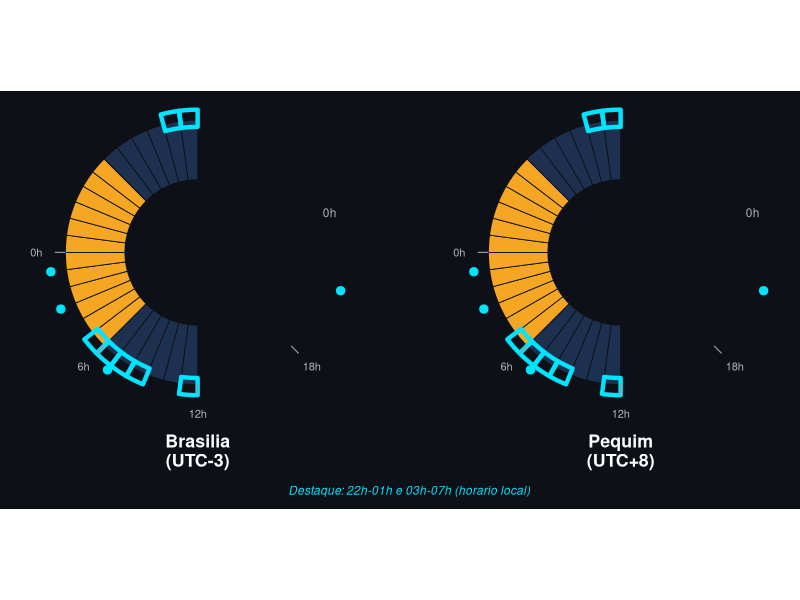

Write the R code that produced this figure.
# semicirculos.R
# Entrada: nenhuma (dados gerados internamente)
# Saida: post linkedin/semicirculos.png
# Dois semicirculos de 180° lado a lado representando as 24h em Brasilia e Pequim,
# com gradiente dia/noite e arcos de destaque nos horarios de interesse.

library(ggplot2)
library(ggforce)
library(dplyr)

# ---------------------------------------------------------------------------
# 1. Construir dados: 24 segmentos de 1 hora × 2 cidades
# ---------------------------------------------------------------------------

horas   <- 0:23
cidades <- c("Brasilia (UTC-3)", "Pequim (UTC+8)")

df <- expand.grid(hora = horas, cidade = cidades, stringsAsFactors = FALSE) %>%
  as_tibble() %>%
  mutate(
    # Cada hora ocupa π/24 radianos do arco de 180° (π rad)
    start_angle = pi + hora * pi / 24,
    end_angle   = pi + (hora + 1) * pi / 24,

    # Periodo do dia
    periodo = case_when(
      hora >= 0  & hora < 6  ~ "noite_madrugada",
      hora >= 6  & hora < 18 ~ "dia",
      hora >= 18              ~ "noite_tarde"
    ),

    # Destaque: 22h-01h e 03h-07h (horario local em ambas as cidades)
    destaque = (hora >= 22 | hora == 0) | (hora >= 3 & hora <= 6),

    # Posicao x de cada semicirculo (lado a lado)
    x_pos = ifelse(grepl("Brasilia", cidade), 0, 3.2),

    # Raios do anel
    r0 = 0.55,
    r  = 1.00
  )

# ---------------------------------------------------------------------------
# 2. Cores e tema
# ---------------------------------------------------------------------------

cor_noite   <- "#1E3050"
cor_dia     <- "#F5A623"
cor_fundo   <- "#0D1117"
cor_destaque_borda <- "#00E5FF"   # ciano para os arcos de destaque
cor_anel_fundo     <- "#1A2335"   # anel de fundo para visibilidade noturna

# ---------------------------------------------------------------------------
# 3. Construir grafico
# ---------------------------------------------------------------------------

p <- ggplot(df) +

  # Anel de fundo: semicirculo completo para visibilidade dos segmentos noturnos
  geom_arc_bar(
    data = distinct(df, cidade, x_pos, r0, r),
    aes(
      x0    = x_pos,
      y0    = 0,
      r0    = r0,
      r     = r,
      start = pi,
      end   = 2 * pi
    ),
    fill = cor_anel_fundo,
    color = NA
  ) +

  # Camada base: todos os 24 segmentos de cada cidade
  geom_arc_bar(
    aes(
      x0    = x_pos,
      y0    = 0,
      r0    = r0,
      r     = r,
      start = start_angle,
      end   = end_angle,
      fill  = periodo
    ),
    color = cor_fundo,
    linewidth = 0.3
  ) +

  # Camada de destaque: borda externa nos arcos selecionados
  geom_arc_bar(
    data = filter(df, destaque),
    aes(
      x0    = x_pos,
      y0    = 0,
      r0    = 0.95,
      r     = 1.08,
      start = start_angle,
      end   = end_angle
    ),
    fill     = NA,
    color    = cor_destaque_borda,
    linewidth = 1.5
  ) +

  # Marcadores nas extremidades dos intervalos de destaque
  # Inicios: 22h e 3h (usa start_angle)
  geom_point(
    data = filter(df, hora %in% c(22, 3)),
    aes(
      x = x_pos + 1.12 * cos(start_angle),
      y = 1.12 * sin(start_angle)
    ),
    color = cor_destaque_borda,
    size  = 2.5
  ) +
  # Fins: 01h (fim da hora 0) e 07h (fim da hora 6) (usa end_angle)
  geom_point(
    data = filter(df, hora %in% c(0, 6)),
    aes(
      x = x_pos + 1.12 * cos(end_angle),
      y = 1.12 * sin(end_angle)
    ),
    color = cor_destaque_borda,
    size  = 2.5
  ) +

  # Escala de cores
  scale_fill_manual(
    values = c(
      "noite_madrugada" = cor_noite,
      "dia"              = cor_dia,
      "noite_tarde"      = cor_noite
    ),
    guide = "none"
  ) +

  # Coordenadas fixas para os arcos nao distorcerem
  coord_fixed() +

  # Tema limpo com fundo escuro
  theme_void() +
  theme(
    plot.background  = element_rect(fill = cor_fundo, color = NA),
    panel.background = element_rect(fill = cor_fundo, color = NA)
  )

# ---------------------------------------------------------------------------
# 4. Anotacoes: rotulos de cidade, horas e legenda de destaque
# ---------------------------------------------------------------------------

# Coordenadas para as anotacoes (calculadas manualmente a partir da geometria)
# Brasilia em x=0, Pequim em x=3.2, ambos arcos de π a 2π com r=1

# Rotulos das cidades (abaixo do arco)
p <- p +
  annotate("text", x = 0,    y = -1.50, label = "Brasilia\n(UTC-3)",
           size = 4.5, fontface = "bold", color = "white", lineheight = 0.9) +
  annotate("text", x = 3.2,  y = -1.50, label = "Pequim\n(UTC+8)",
           size = 4.5, fontface = "bold", color = "white", lineheight = 0.9)

# Ticks e rotulos de hora: 0h, 6h, 12h, 18h, 0h(24h)
ticks_horas <- data.frame(
  hora   = c(0, 6, 12, 18),
  label  = c("0h", "6h", "12h", "18h")
) %>%
  mutate(
    angle = pi + hora * pi / 24,
    # extremidade externa do tick
    x_tick_start = cos(angle),
    y_tick_start = sin(angle),
    x_tick_end   = 1.08 * cos(angle),
    y_tick_end   = 1.08 * sin(angle),
    # posicao do rotulo
    x_label = 1.22 * cos(angle),
    y_label = 1.22 * sin(angle)
  )

# Ticks para Brasilia (x_pos = 0)
p <- p +
  geom_segment(
    data = ticks_horas,
    aes(x = x_tick_start, y = y_tick_start,
        xend = x_tick_end, yend = y_tick_end),
    color = "gray60", linewidth = 0.4
  ) +
  annotate("text",
    x = ticks_horas$x_label, y = ticks_horas$y_label,
    label = ticks_horas$label,
    size = 2.8, color = "gray70"
  )

# Ticks para Pequim (x_pos = 3.2)
p <- p +
  geom_segment(
    data = ticks_horas,
    aes(x = 3.2 + x_tick_start, y = y_tick_start,
        xend = 3.2 + x_tick_end, yend = y_tick_end),
    color = "gray60", linewidth = 0.4
  ) +
  annotate("text",
    x = 3.2 + ticks_horas$x_label, y = ticks_horas$y_label,
    label = ticks_horas$label,
    size = 2.8, color = "gray70"
  )

# Rotulo extra: 0h(24h) na ponta direita de cada arco
p <- p +
  annotate("text", x =  1.00, y =  0.30, label = "0h",
           size = 3, color = "gray70") +
  annotate("text", x =  4.20, y =  0.30, label = "0h",
           size = 3, color = "gray70")

# Legenda visual do destaque
p <- p +
  annotate("text", x = 1.6, y = -1.80,
           label = "Destaque: 22h-01h e 03h-07h (horario local)",
           size = 3, color = cor_destaque_borda, fontface = "italic")

# ---------------------------------------------------------------------------
# 5. Exportar
# ---------------------------------------------------------------------------

ggsave("post linkedin/semicirculos.svg", p,
       width = 10, height = 5.5, bg = cor_fundo)

message("SVG salvo em post linkedin/semicirculos.svg")
